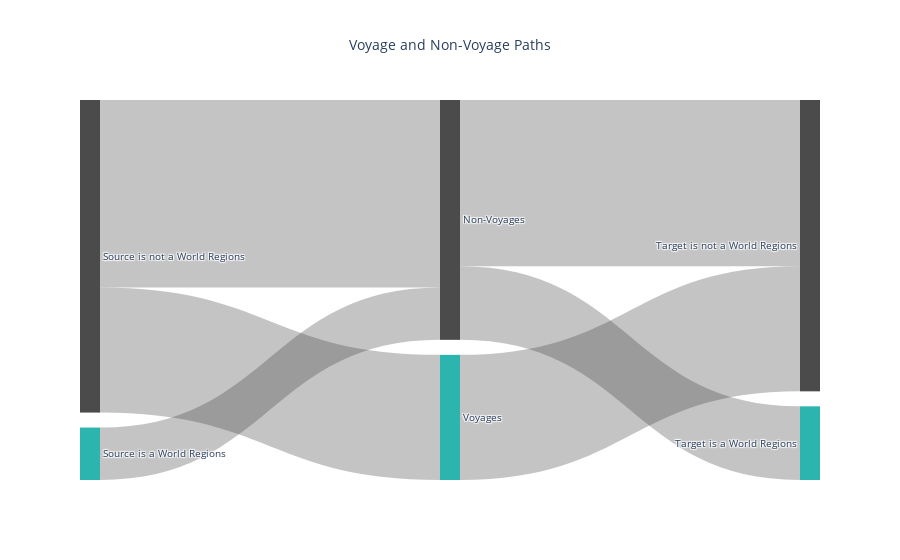

Notebook cell for this chart:
### Markdown cell above
We immediately see that <span style="background: linear-gradient(to right, #3458d6, #34d634); -webkit-background-clip: text; color: transparent;">Wikispeedia Voyage</span> are very commun since they are approximately one third of the paths.

### Code cell
#concatenate all games in a dataframe and plot the sankey diagram 
df_merged = pd.concat([df_finished, df_unfinished], ignore_index=True, sort=False)
sankey_fig = plot_sankey_voyage(df_merged)

### Figure 1 — Plotly figure (JSON) as saved in the notebook; plotly's stock layout.template omitted (floating-point values rounded to 4 significant figures)
{"data": [{"link": {"color": "rgba(60,60,60,0.3)", "hovercolor": ["rgba(75, 75, 75, 0.3)", "rgba(75, 75, 75, 0.3)", "rgba(44, 181, 174, 0.3)", "rgba(75, 75, 75, 0.3)", "rgba(75, 75, 75, 0.3)", "rgba(44, 181, 174, 0.3)"], "source": [0, 1, 1, 3, 3, 2], "target": [3, 3, 2, 4, 5, 5], "value": [10903, 38976, 26026, 15318, 34561, 26026]}, "node": {"color": ["#2CB5AE", "#4b4b4b", "#2CB5AE", "#4b4b4b", "#2CB5AE", "#4b4b4b"], "label": ["Source is a World Regions", "Source is not a World Regions", "Voyages", "Non-Voyages", "Target is a World Regions", "Target is not a World Regions"], "line": {"color": "black", "width": 0}, "pad": 15, "thickness": 20}, "type": "sankey"}], "layout": {"font": {"size": 10}, "paper_bgcolor": "rgba(0,0,0,0)", "plot_bgcolor": "rgba(0,0,0,0)", "title": {"font": {"size": 14}, "text": "Voyage and Non-Voyage Paths", "x": 0.5}}}
